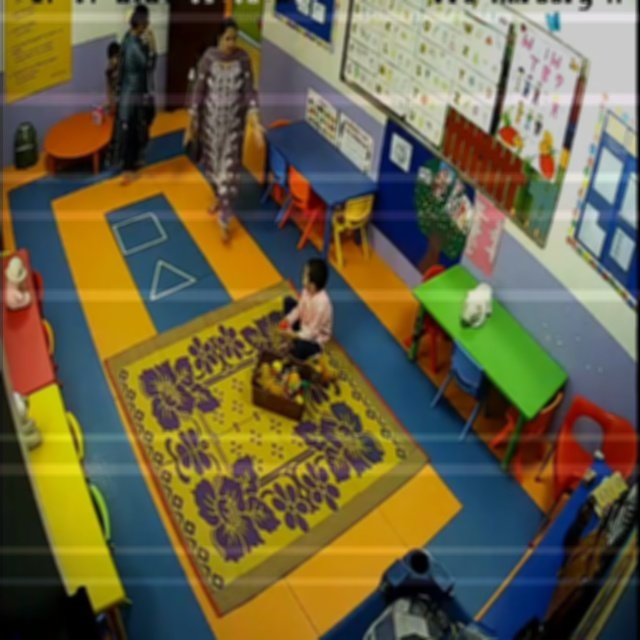
#> input picture dataset/add_effect/images/apply_noise_116_add_-spat_resized-scene02761_png.rf.c3feb436e50610a897819de301e0cead.jpg, 640 x 640 px
$ python -i add_effect.py   (imports and definitions only)
#> lines starting #> are read from the running program, lines starting #| are printed output that depends on the picture
import os
import shutil
import random
from typing import Tuple, List, Any
import argparse
from pathlib import Path
import cv2
import numpy as np
import matplotlib.pyplot as plt
import yaml
def load_config(config_path='cfg_augment.yaml'):
    """
    Load configuration from YAML file

    Args:
        config_path: Path to the configuration file

    Returns:
        dict: Configuration dictionary
    """
#> further down, picture is the input picture: shape (640, 640, 3); mean B, G, R 68.5, 98.4, 106.5
    if not os.path.exists(config_path):
        raise FileNotFoundError(f"Config file not found: {config_path}")

    with open(config_path, 'r') as file:
        config = yaml.safe_load(file)

    return config

# Load the configuration
config = load_config()
image_config = config['add_effect']

data_path = image_config['data_path']
apply_noise_ratio = image_config['apply_noise_ratio']
apply_light_shift_ratio = image_config['apply_light_shift_ratio']
output_dir = image_config['output_dir']

# ---------------------------
# Noise Augmentations
# ---------------------------

# [10 lines left out: function add_stripes, not called in this run]

def spatial_filter(image):
    return cv2.GaussianBlur(image, (5, 5), 8)  # stronger blur

# [8 lines left out: function apply_noise, not called in this run]

# ---------------------------
# Light Shift Augmentations
# ---------------------------

def histogram_equalization(image):
    """Equalize luminance but reduce blue cast slightly."""
    img_yuv = cv2.cvtColor(image, cv2.COLOR_BGR2YUV)
#> img_yuv: shape (640, 640, 3); mean of channels 0, 1, 2 97.4, 113.8, 136
    # Equalize only the Y (luminance) channel
    img_yuv[:, :, 0] = cv2.equalizeHist(img_yuv[:, :, 0])
#> img_yuv: shape (640, 640, 3); mean of channels 0, 1, 2 127.8, 113.8, 136
    # Pull the U (blue–yellow) channel slightly toward neutral to reduce blue cast
    uv = img_yuv[:, :, 2].astype(np.float32)
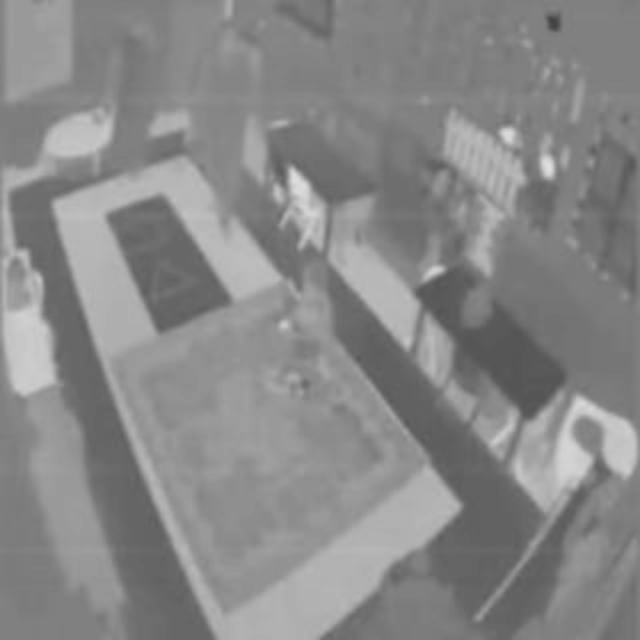
#> uv: shape (640, 640) float32; min 65, max 224, mean 136
    beta = 0.2 # increase to neutralize color
    uv = uv * (1 - beta) + 128 * beta
    img_yuv[:, :, 2] = uv.clip(0, 255).astype(np.uint8)
#> img_yuv: shape (640, 640, 3); mean of channels 0, 1, 2 127.8, 113.8, 134
    return cv2.cvtColor(img_yuv, cv2.COLOR_YUV2BGR)
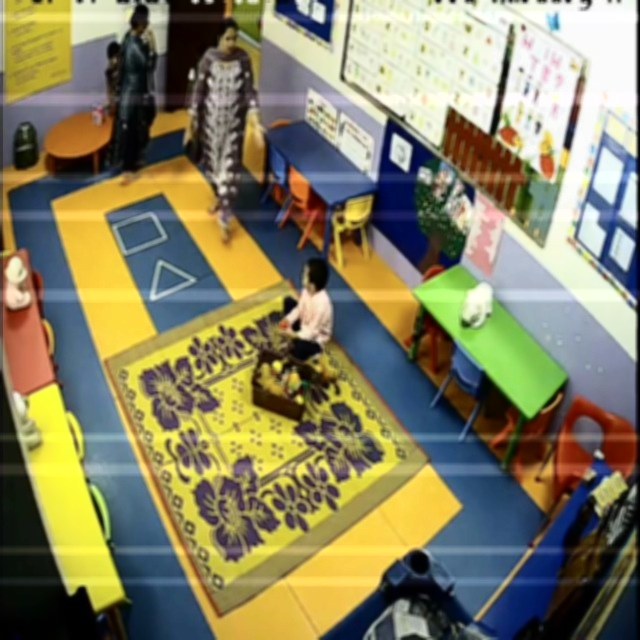
#> returned value: shape (640, 640, 3); mean B, G, R 98.9, 129.9, 134.5

# [34 lines left out: functions contrast_stretching, color_grading, apply_light_shift, not called in this run]


def load_image(image_path: str) -> Any:
    return f"Image loaded from {image_path}"


def save_image(image: Any, output_path: str) -> None:
    cv2.imwrite(output_path, image)
    print(f"Image saved to {output_path}")


# [11 lines left out: functions save_text, get_image_files, not called in this run]


def create_output_dirs(output_dir: str) -> None:
    for subdir in ['images', 'labels']:
        os.makedirs(os.path.join(output_dir, subdir), exist_ok=True)


# [105 lines left out: functions apply_effect, clone_original_data, process_images, main, not called in this run]


# [2 lines not run here, left out]

>>> import cv2
>>> picture = cv2.imread('../dataset/add_effect/images/apply_noise_116_add_-spat_resized-scene02761_png.rf.c3feb436e50610a897819de301e0cead.jpg')
>>> result = histogram_equalization(picture)
